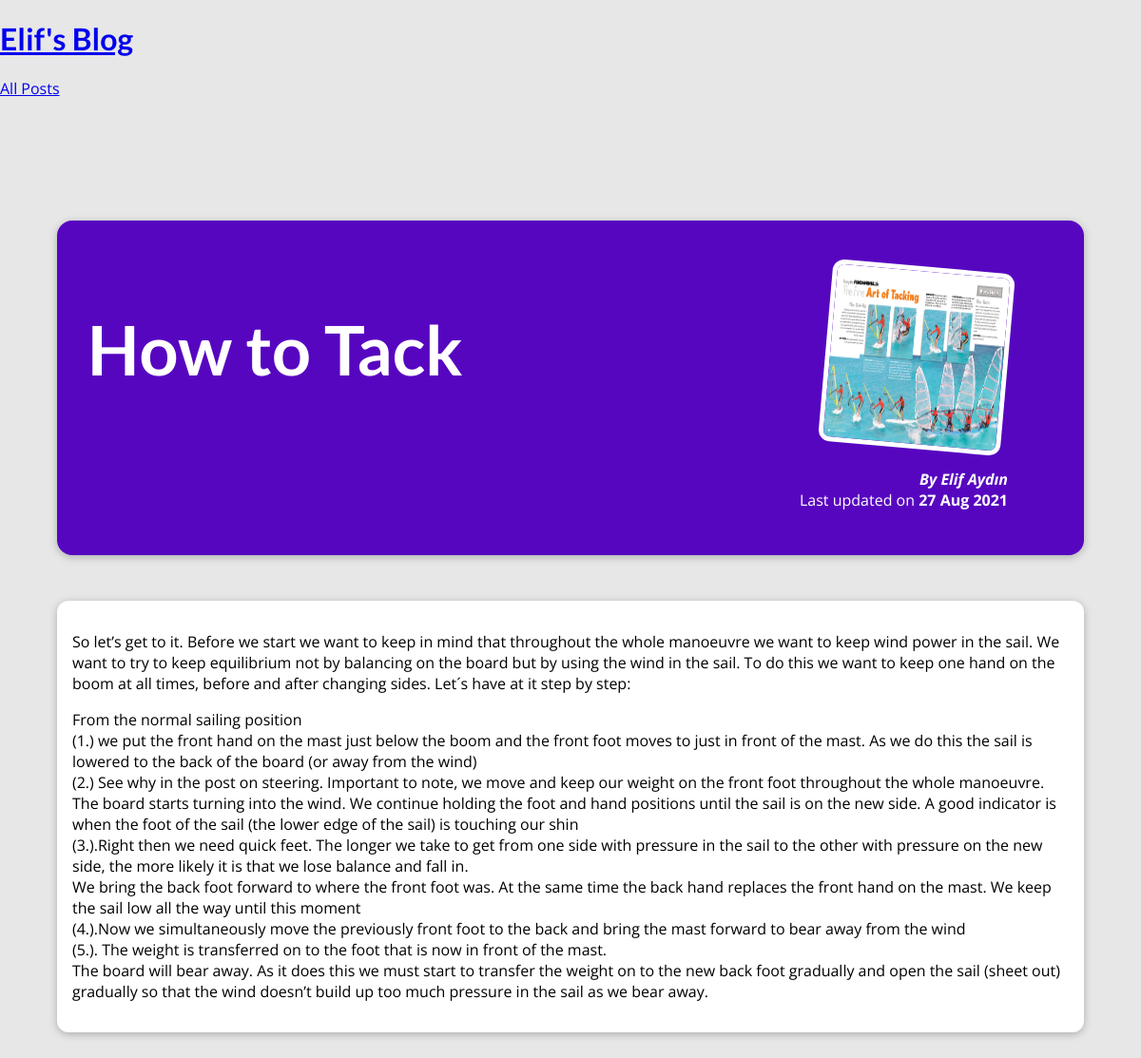
Page /posts/how-to-tack on the committed database.
### blog/models.py (models this page shows)
class Post(models.Model):
    title = models.CharField(max_length=150)
    excerpt = models.CharField(max_length=200)
    image_name = models.CharField(max_length=100)
    date = models.DateField(auto_now=True)
    slug = models.SlugField(unique=True, db_index=True)
    content = models.TextField(validators=[MinLengthValidator(10)])
    author = models.ForeignKey(
        Author, on_delete=models.SET_NULL, null=True,related_name="posts")
    tags = models.ManyToManyField(Tag)

class Author(models.Model):
    first_name = models.CharField(max_length=100)
    last_name = models.CharField(max_length=100)
    email_address = models.EmailField()
    def full_name(self):
        return f"{self.first_name} {self.last_name}"
    def __str__(self):
        return self.full_name()

### blog/views.py (the view)
# urls.py: path("posts/<slug:slug>",views.post_detail,name="post-detail-page")] #/posts/my-first-post
def post_detail(request,slug):
    identified_post=get_object_or_404(Post,slug=slug)
    return render(request,"blog/post-detail.html",{
        "post":identified_post
    })

### blog/templates/blog/post-detail.html (shortened to what this page needs)
{% extends "base.html" %}
{% load static %}
{% block css_files %}
<link rel="stylesheet" href="{% static "blog/post-detail.css" %}" />
{% endblock %}
{% block content %}
<section id="summary">
  <h2>{{ post.title }}</h2>
  <article>
    <img src="{% static "blog/images/"|add:post.image_name %}" alt="{{ post.title }}" />
    <address>By <a href="mailto:{{post.author.email_address}}">{{ post.author }}</a></address>
    <div>Last updated on <time>{{ post.date|date:"d M Y" }}</time></div>
  </article>
</section>
<main>
  {{ post.content|linebreaks }}
</main>
{% endblock %}

### static/app.css (style rules this page uses)
* { box-sizing: border-box; }
html { font-family: 'Open Sans', 'Lato', sans-serif; }
body { margin: 0; }
h1, h2, h3 { font-family: 'Lato', sans-serif; font-weight: bold; }

### blog/static/blog/post-detail.css (style rules this page uses)
body { background-color: #e7e7e7; }
#summary { margin: 8rem auto 3rem auto; padding: 2rem; width: 90%; max-width: 90rem; border-radius: 16px; background-color: #5706c0; position: relative; box-shadow: 0 2px 8px rgba(0, 0, 0, 0.25); height: 22rem; }
#summary h2 { color: white; font-size: 4.5rem; }
#summary article { position: absolute; top: 2rem; right: 3rem; padding: 1rem 2rem; border-radius: 12px; text-align: right; color: white; }
#summary article img { width: 12rem; height: 12rem; border-radius: 12px; transform: rotateZ(5deg); border: 5px solid white; margin-bottom: 1rem; }
#summary address { font-weight: bold; }
#summary a { color:white; text-decoration:none; }
#summary time { font-weight: bold; }
main { width: 90%; max-width: 90rem; margin: 3rem auto; background-color: white; padding: 1rem; border-radius: 12px; box-shadow: 0 2px 8px rgba(0, 0, 0, 0.25); }

### rows in the picture
Post: title "How to Tack", image_name (picture), author "Elif Aydın", date "27 Aug 2021", content "So let’s get to it. Before we start we want to keep in mind that throughout the whole manoeuvre we want to keep wind power in the sail. We want to try to keep equilibrium not by balancing on the board but by using the wind in the sail. To do this we want to keep one hand on the boom at all times, before and after changing sides. Let´s have at it step by step: From the normal sailing position (1.) we put the front hand on the mast just below the boom and the front foot moves to just in front of the mast. As we do this the sail is lowered to the back of the board (or away from the wind) (2.) See why in the post on steering. Important to note, we move and keep our weight on the front foot…"
